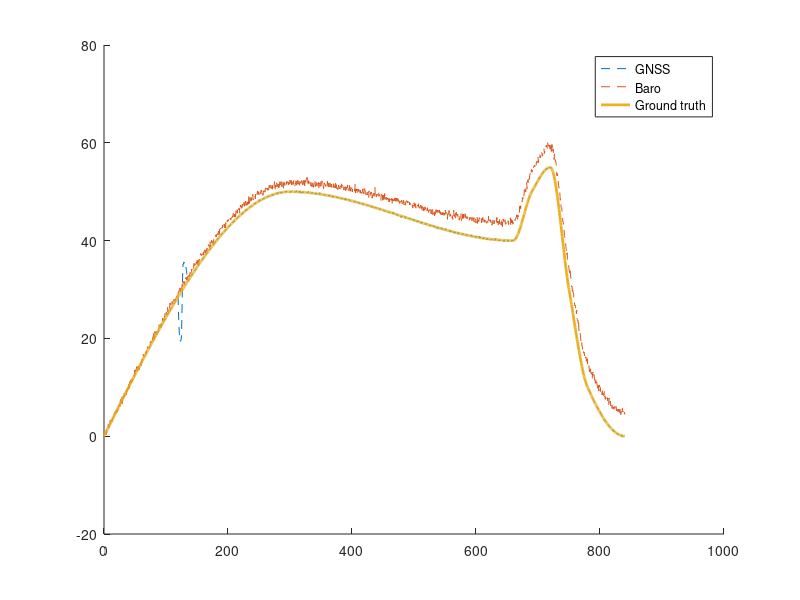

This chart was generated by the following MATLAB code:
function [] = covexperiments()
    % Generate dataset
    tt = [0 5 11 11.5 12 12.5 13 14] * 60;
    yy = [0 50 40 50 55 30 10 0];
    [tt, yy, gyy, byy] = generate_data(tt, yy)

    hold on
    plot(tt, gyy, '--');
    plot(tt, byy, '--');
    plot(tt, yy, '-', 'LineWidth', 2);
    legend("GNSS", "Baro", "Ground truth");
    hold off
end

function [tt, yy, gyy, byy] = generate_data(tt, yy)
    % tt - time
    % gyy - GNSS data
    % byy - barometer data
    % Input:
    % tt - base points (time)
    % yy - base points (altitude)

    % Trajectory base points
    tt = [0 5 11 11.5 12 12.5 13 14] * 60;
    yy = [0 50 40 50 55 30 10 0];
    [tt, yy] = generate_signal(tt, yy, 0.5);
    dt = tt(2) - tt(1);

    % GNSS
    % Add noise
    gsigma = 0.3;
    gyy = yy + randn(size(yy)) * 0.1;
    % Add sag
    tsag = [0 5 8 15];
    ysag = [0 -10 5 0];
    gyy = merge_signal(gyy, tsag, ysag, 2 * 60, dt);

    % Baro
    % Add noise
    byy = yy + randn(size(yy)) * 0.4;
    % Add drift, 5m
    byy = byy + linspace(0, 5, numel(yy));
end

function [tt, yy] = add_noise(tt, yy, var)
end

function [ts, as] = generate_signal(tt, yy, dt)
    % ts: time points
    % aa: altitude
    % tt: time key points
    % yy: altitude key points
    ts = min(tt):dt:max(tt);
    as = interp1(tt, yy, ts, 'pchip');
end

function [yy] = merge_signal(yy, tt2, yy2, tt2_offset, dt)
    % signal 1 - base signal, signal 2 - signal to merge.
    % Will approximate signal 2, and merge
    % tt2 - signal 2's base points
    tt2_pos = (tt2_offset) / dt;
    [tt2, yy2] = generate_signal(tt2, yy2, dt);
    yy(tt2_pos:tt2_pos + numel(yy2) - 1) += yy2;
end
